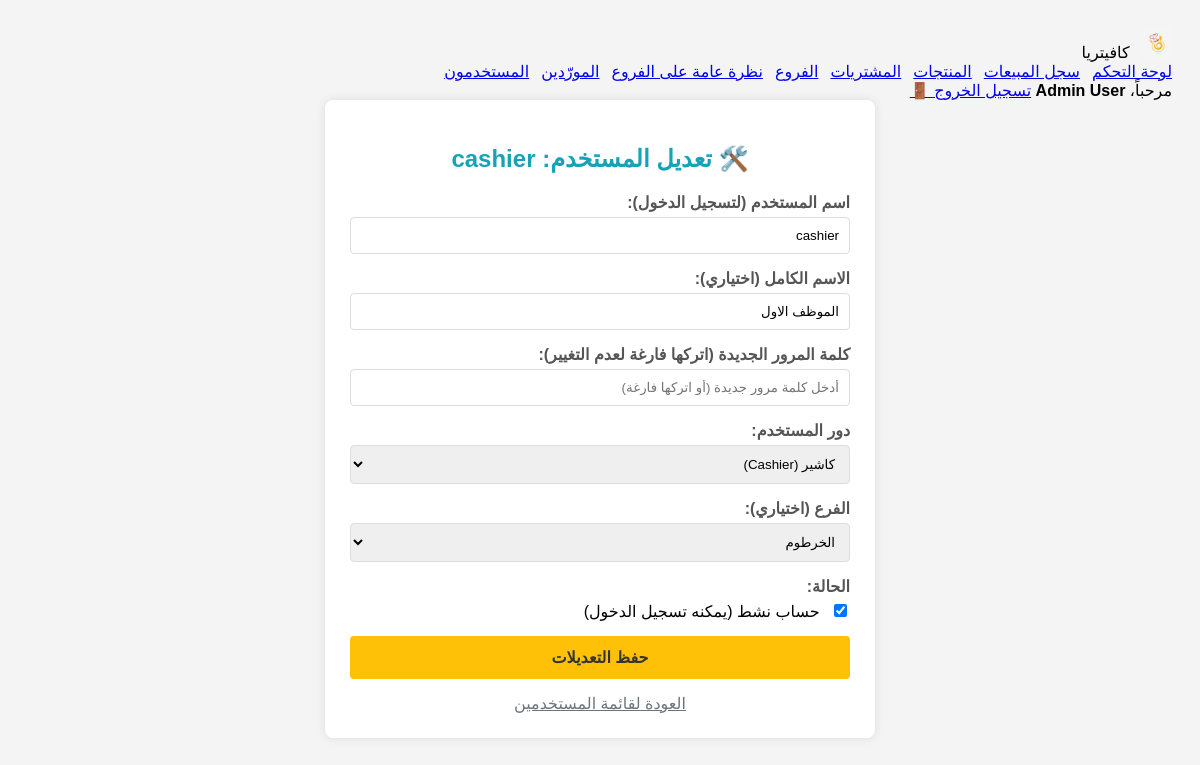
Screenshot of /edit_user.php?id=2 (signed in) with the database file from the repository.
### tables this page shows
CREATE TABLE `users` (
  `user_id` int(10) UNSIGNED NOT NULL,
  `username` varchar(100) NOT NULL,
  `password_hash` varchar(255) NOT NULL,
  `role` enum('admin','cashier') NOT NULL DEFAULT 'cashier',
  `full_name` varchar(255) DEFAULT NULL,
  `is_active` tinyint(1) NOT NULL DEFAULT 1,
  `branch_id` int(10) UNSIGNED DEFAULT NULL,
  `created_at` datetime NOT NULL DEFAULT current_timestamp()
);

CREATE TABLE `branches` (
  `branch_id` int(10) UNSIGNED NOT NULL,
  `name` varchar(255) NOT NULL,
  `address` varchar(500) DEFAULT NULL,
  `phone` varchar(50) DEFAULT NULL,
  `created_at` datetime NOT NULL DEFAULT current_timestamp()
);

### edit_user.php (the view, shortened to what this page needs)
<?php
require_once 'auth_check.php';
$branches = [];
$b_res = $conn->query("SELECT branch_id, name FROM branches ORDER BY name");
if ($b_res) {
    while ($b_row = $b_res->fetch_assoc()) {
        $branches[] = $b_row;
    }
}
$user = null;
$current_user_id = $_SESSION['user_id'] ?? 0;
$user_id = isset($_GET['id']) ? filter_var($_GET['id'], FILTER_SANITIZE_NUMBER_INT) : 0;
try {
    $stmt_fetch = $conn->prepare("SELECT user_id, username, role, full_name, is_active, branch_id FROM users WHERE user_id = ?");
    $stmt_fetch->bind_param("i", $user_id);
    $stmt_fetch->execute();
    $result_fetch = $stmt_fetch->get_result();
    $user = $result_fetch->fetch_assoc();
} catch (Exception $e) {
    $message = "❌ خطأ في جلب بيانات المستخدم: " . $e->getMessage();
}
?>
<!DOCTYPE html>
<html lang="ar" dir="rtl">
<head>
</head>
<body>
<?php require_once 'includes/admin_header.php'; ?>
<div class="container">
        <h2>🛠️ تعديل المستخدم: <?php echo htmlspecialchars($user['username'] ?? ''); ?></h2>
        <form action="<?php echo htmlspecialchars($_SERVER["PHP_SELF"]) . "?id=" . $user_id; ?>" method="post">
            <label for="username">اسم المستخدم (لتسجيل الدخول):</label>
            <input type="text" id="username" name="username" required value="<?php echo htmlspecialchars($user['username'] ?? ''); ?>">
            <label for="full_name">الاسم الكامل (اختياري):</label>
            <input type="text" id="full_name" name="full_name" value="<?php echo htmlspecialchars($user['full_name'] ?? ''); ?>" placeholder="الاسم الكامل">
            <label for="password">كلمة المرور الجديدة (اتركها فارغة لعدم التغيير):</label>
            <input type="password" id="password" name="password" placeholder="أدخل كلمة مرور جديدة (أو اتركها فارغة)">
            <label for="role">دور المستخدم:</label>
            <select id="role" name="role" required>
                <option value="cashier" <?php echo ($user['role'] ?? '') === 'cashier' ? 'selected' : ''; ?>>كاشير (Cashier)</option>
            </select>
            <label for="branch_id">الفرع (اختياري):</label>
            <select id="branch_id" name="branch_id">
                <?php foreach ($branches as $b): ?>
                    <option value="<?php echo $b['branch_id']; ?>" <?php echo (isset($user['branch_id']) && $user['branch_id'] == $b['branch_id']) ? 'selected' : ''; ?>><?php echo htmlspecialchars($b['name']); ?></option>
                <?php endforeach; ?>
            </select>
            <div style="margin-bottom: 15px;">
                <label for="is_active">الحالة:</label>
                <?php $is_disabled = ((int)$user_id === (int)$current_user_id) ? 'disabled' : ''; ?>
                <input type="checkbox" id="is_active" name="is_active"
                       <?php echo (($user['is_active'] ?? 1) == 1) ? 'checked' : ''; ?>
                       <?php echo $is_disabled; ?>>
                <span>حساب نشط (يمكنه تسجيل الدخول)</span>
            </div>
            <input type="submit" value="حفظ التعديلات">
            <a href="manage_users.php" class="back-link">العودة لقائمة المستخدمين</a>
        </form>
    </div>
</body>
</html>

### edit_user.php (style rules this page uses)
body { font-family: Tahoma, sans-serif; padding: 20px; background-color: #f4f4f4; }
.container { max-width: 500px; margin: 0 auto; padding: 25px; background-color: #fff; border-radius: 8px; box-shadow: 0 0 10px rgba(0,0,0,0.1); }
h2 { text-align: center; color: #17a2b8; }
label { display: block; margin-bottom: 5px; font-weight: bold; color: #555; }
input[type=text], input[type=password], select { width: 100%; padding: 10px; margin-bottom: 15px; border: 1px solid #ddd; border-radius: 4px; box-sizing: border-box; }
input[type=checkbox] { margin-left: 10px; }
input[type=submit] { background-color: #ffc107; color: #333; padding: 12px 20px; border: none; border-radius: 4px; cursor: pointer; font-size: 16px; width: 100%; font-weight: bold; }
.back-link { display: block; text-align: center; margin-top: 15px; color: #6c757d; }

### rows the page displays
users: username "cashier", full_name "الموظف الاول", role "كاشير (Cashier)", branch_id "الخرطوم", is_active "☑"

### other values shown
RESTAURANT_NAME "كافيتريا"
$_SESSION['full_name'] "Admin User"
